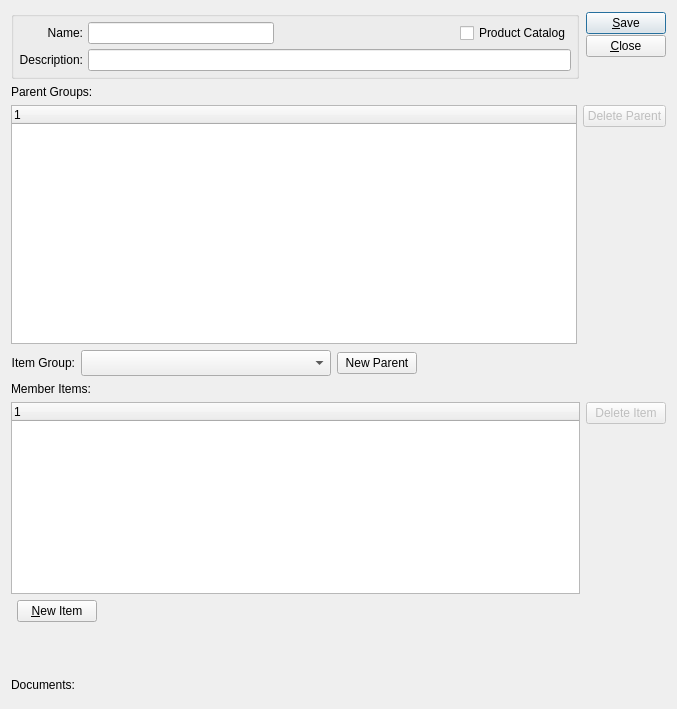
<?xml version="1.0" encoding="UTF-8"?>
<ui version="4.0">
 <comment>This file is part of the xTuple ERP: PostBooks Edition, a free and
open source Enterprise Resource Planning software suite,
Copyright (c) 1999-2014 by OpenMFG LLC, d/b/a xTuple.
It is licensed to you under the Common Public Attribution License
version 1.0, the full text of which (including xTuple-specific Exhibits)
is available at www.xtuple.com/CPAL.  By using this software, you agree
to be bound by its terms.</comment>
 <class>itemGroup</class>
 <widget class="QWidget" name="itemGroup">
  <property name="geometry">
   <rect>
    <x>0</x>
    <y>0</y>
    <width>677</width>
    <height>709</height>
   </rect>
  </property>
  <property name="windowTitle">
   <string>Item Group</string>
  </property>
  <layout class="QVBoxLayout" name="verticalLayout_8">
   <item>
    <layout class="QHBoxLayout">
     <property name="spacing">
      <number>7</number>
     </property>
     <item>
      <widget class="QGroupBox" name="GroupBox1">
       <property name="title">
        <string/>
       </property>
       <layout class="QHBoxLayout">
        <property name="spacing">
         <number>7</number>
        </property>
        <property name="margin">
         <number>5</number>
        </property>
        <item>
         <layout class="QHBoxLayout">
          <property name="spacing">
           <number>5</number>
          </property>
          <item>
           <layout class="QVBoxLayout">
            <property name="spacing">
             <number>5</number>
            </property>
            <item>
             <widget class="QLabel" name="_nameLit">
              <property name="text">
               <string>Name:</string>
              </property>
              <property name="alignment">
               <set>Qt::AlignRight|Qt::AlignTrailing|Qt::AlignVCenter</set>
              </property>
             </widget>
            </item>
            <item>
             <widget class="QLabel" name="_descripLit">
              <property name="text">
               <string>Description:</string>
              </property>
              <property name="alignment">
               <set>Qt::AlignRight|Qt::AlignTrailing|Qt::AlignVCenter</set>
              </property>
             </widget>
            </item>
           </layout>
          </item>
          <item>
           <layout class="QVBoxLayout">
            <property name="spacing">
             <number>5</number>
            </property>
            <item>
             <layout class="QHBoxLayout">
              <property name="spacing">
               <number>0</number>
              </property>
              <item>
               <widget class="XLineEdit" name="_name"/>
              </item>
              <item>
               <spacer name="Spacer4">
                <property name="orientation">
                 <enum>Qt::Horizontal</enum>
                </property>
                <property name="sizeType">
                 <enum>QSizePolicy::Expanding</enum>
                </property>
                <property name="sizeHint" stdset="0">
                 <size>
                  <width>20</width>
                  <height>20</height>
                 </size>
                </property>
               </spacer>
              </item>
              <item>
               <layout class="QVBoxLayout">
                <property name="spacing">
                 <number>0</number>
                </property>
                <item>
                 <widget class="QCheckBox" name="_catalog">
                  <property name="text">
                   <string>Product Catalog</string>
                  </property>
                 </widget>
                </item>
               </layout>
              </item>
             </layout>
            </item>
            <item>
             <widget class="XLineEdit" name="_descrip"/>
            </item>
           </layout>
          </item>
         </layout>
        </item>
       </layout>
      </widget>
     </item>
     <item>
      <layout class="QVBoxLayout">
       <property name="spacing">
        <number>0</number>
       </property>
       <item>
        <widget class="QPushButton" name="_save">
         <property name="text">
          <string>&amp;Save</string>
         </property>
         <property name="autoDefault">
          <bool>true</bool>
         </property>
         <property name="default">
          <bool>true</bool>
         </property>
        </widget>
       </item>
       <item>
        <widget class="QPushButton" name="_close">
         <property name="text">
          <string>&amp;Close</string>
         </property>
        </widget>
       </item>
       <item>
        <spacer name="Spacer65">
         <property name="orientation">
          <enum>Qt::Vertical</enum>
         </property>
         <property name="sizeType">
          <enum>QSizePolicy::Preferred</enum>
         </property>
         <property name="sizeHint" stdset="0">
          <size>
           <width>20</width>
           <height>20</height>
          </size>
         </property>
        </spacer>
       </item>
      </layout>
     </item>
    </layout>
   </item>
   <item>
    <layout class="QVBoxLayout" name="verticalLayout_4">
     <item>
      <widget class="QLabel" name="label">
       <property name="text">
        <string>Parent Groups:</string>
       </property>
      </widget>
     </item>
     <item>
      <layout class="QHBoxLayout" name="horizontalLayout">
       <item>
        <layout class="QVBoxLayout" name="verticalLayout">
         <item>
          <widget class="XTreeWidget" name="_itemgrpparent"/>
         </item>
         <item>
          <layout class="QHBoxLayout" name="horizontalLayout_2">
           <item>
            <widget class="QLabel" name="_parentGroupLit">
             <property name="text">
              <string>Item Group:</string>
             </property>
             <property name="alignment">
              <set>Qt::AlignRight|Qt::AlignTrailing|Qt::AlignVCenter</set>
             </property>
            </widget>
           </item>
           <item>
            <widget class="XComboBox" name="_parentGroup">
             <property name="sizePolicy">
              <sizepolicy hsizetype="Preferred" vsizetype="Fixed">
               <horstretch>0</horstretch>
               <verstretch>0</verstretch>
              </sizepolicy>
             </property>
             <property name="minimumSize">
              <size>
               <width>250</width>
               <height>26</height>
              </size>
             </property>
            </widget>
           </item>
           <item>
            <widget class="QPushButton" name="_newParent">
             <property name="text">
              <string>New Parent</string>
             </property>
            </widget>
           </item>
           <item>
            <spacer name="horizontalSpacer">
             <property name="orientation">
              <enum>Qt::Horizontal</enum>
             </property>
             <property name="sizeHint" stdset="0">
              <size>
               <width>40</width>
               <height>20</height>
              </size>
             </property>
            </spacer>
           </item>
          </layout>
         </item>
        </layout>
       </item>
       <item>
        <layout class="QVBoxLayout" name="verticalLayout_3">
         <property name="spacing">
          <number>0</number>
         </property>
         <item>
          <layout class="QVBoxLayout" name="verticalLayout_2">
           <property name="spacing">
            <number>0</number>
           </property>
           <item>
            <widget class="QPushButton" name="_deleteParent">
             <property name="enabled">
              <bool>false</bool>
             </property>
             <property name="text">
              <string>Delete Parent</string>
             </property>
            </widget>
           </item>
          </layout>
         </item>
         <item>
          <spacer name="verticalSpacer">
           <property name="orientation">
            <enum>Qt::Vertical</enum>
           </property>
           <property name="sizeHint" stdset="0">
            <size>
             <width>20</width>
             <height>40</height>
            </size>
           </property>
          </spacer>
         </item>
        </layout>
       </item>
      </layout>
     </item>
    </layout>
   </item>
   <item>
    <layout class="QVBoxLayout" name="verticalLayout_6">
     <item>
      <widget class="QLabel" name="_memberItemsLit">
       <property name="text">
        <string>Member Items:</string>
       </property>
      </widget>
     </item>
     <item>
      <layout class="QHBoxLayout" name="horizontalLayout_4">
       <item>
        <layout class="QVBoxLayout" name="verticalLayout_5">
         <item>
          <widget class="XTreeWidget" name="_itemgrpitem">
           <property name="sizePolicy">
            <sizepolicy hsizetype="Expanding" vsizetype="Expanding">
             <horstretch>0</horstretch>
             <verstretch>0</verstretch>
            </sizepolicy>
           </property>
           <property name="minimumSize">
            <size>
             <width>0</width>
             <height>100</height>
            </size>
           </property>
          </widget>
         </item>
         <item>
          <layout class="QHBoxLayout" name="horizontalLayout_3">
           <item>
            <widget class="ItemCluster" name="_memberItem"/>
           </item>
           <item>
            <layout class="QVBoxLayout" name="verticalLayout_7">
             <item>
              <widget class="QPushButton" name="_new">
               <property name="text">
                <string>&amp;New Item</string>
               </property>
              </widget>
             </item>
             <item>
              <spacer name="verticalSpacer_2">
               <property name="orientation">
                <enum>Qt::Vertical</enum>
               </property>
               <property name="sizeHint" stdset="0">
                <size>
                 <width>20</width>
                 <height>40</height>
                </size>
               </property>
              </spacer>
             </item>
            </layout>
           </item>
           <item>
            <spacer name="horizontalSpacer_2">
             <property name="orientation">
              <enum>Qt::Horizontal</enum>
             </property>
             <property name="sizeHint" stdset="0">
              <size>
               <width>40</width>
               <height>20</height>
              </size>
             </property>
            </spacer>
           </item>
          </layout>
         </item>
        </layout>
       </item>
       <item>
        <layout class="QVBoxLayout">
         <property name="spacing">
          <number>0</number>
         </property>
         <item>
          <layout class="QVBoxLayout">
           <property name="spacing">
            <number>0</number>
           </property>
           <item>
            <widget class="QPushButton" name="_delete">
             <property name="enabled">
              <bool>false</bool>
             </property>
             <property name="text">
              <string>Delete Item</string>
             </property>
            </widget>
           </item>
          </layout>
         </item>
         <item>
          <spacer name="Spacer21">
           <property name="orientation">
            <enum>Qt::Vertical</enum>
           </property>
           <property name="sizeType">
            <enum>QSizePolicy::Expanding</enum>
           </property>
           <property name="sizeHint" stdset="0">
            <size>
             <width>20</width>
             <height>20</height>
            </size>
           </property>
          </spacer>
         </item>
        </layout>
       </item>
      </layout>
     </item>
    </layout>
   </item>
   <item>
    <widget class="QLabel" name="_documentsLit">
     <property name="text">
      <string>Documents:</string>
     </property>
    </widget>
   </item>
   <item>
    <widget class="Documents" name="_documents"/>
   </item>
  </layout>
 </widget>
 <layoutdefault spacing="6" margin="11"/>
 <customwidgets>
  <customwidget>
   <class>Documents</class>
   <extends>QWidget</extends>
   <header>documents.h</header>
  </customwidget>
  <customwidget>
   <class>ItemCluster</class>
   <extends>QWidget</extends>
   <header>itemcluster.h</header>
  </customwidget>
  <customwidget>
   <class>XComboBox</class>
   <extends>QComboBox</extends>
   <header>xcombobox.h</header>
  </customwidget>
  <customwidget>
   <class>XLineEdit</class>
   <extends>QLineEdit</extends>
   <header>xlineedit.h</header>
   <container>1</container>
  </customwidget>
  <customwidget>
   <class>XTreeWidget</class>
   <extends>QTreeWidget</extends>
   <header>xtreewidget.h</header>
   <container>1</container>
  </customwidget>
 </customwidgets>
 <tabstops>
  <tabstop>_name</tabstop>
  <tabstop>_descrip</tabstop>
  <tabstop>_itemgrpitem</tabstop>
  <tabstop>_delete</tabstop>
  <tabstop>_close</tabstop>
 </tabstops>
 <includes>
  <include location="global">parameter.h</include>
 </includes>
 <resources/>
 <connections/>
</ui>
